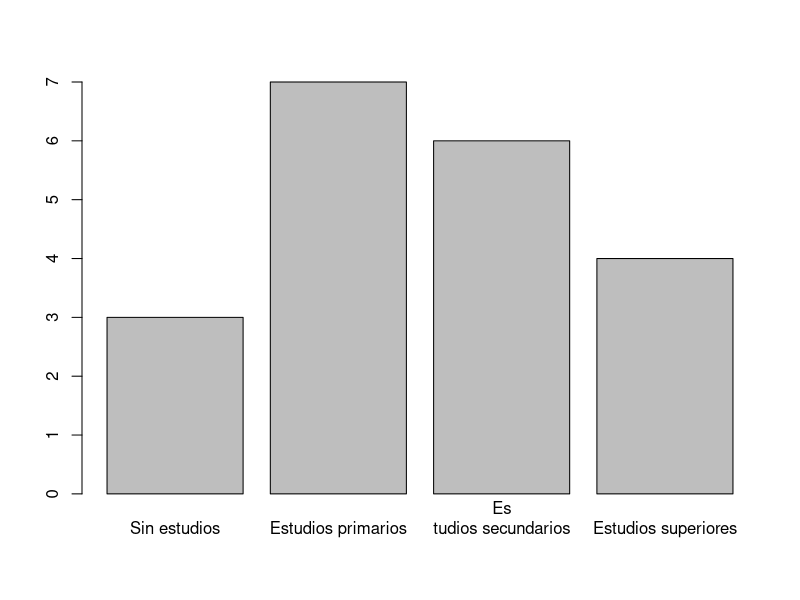
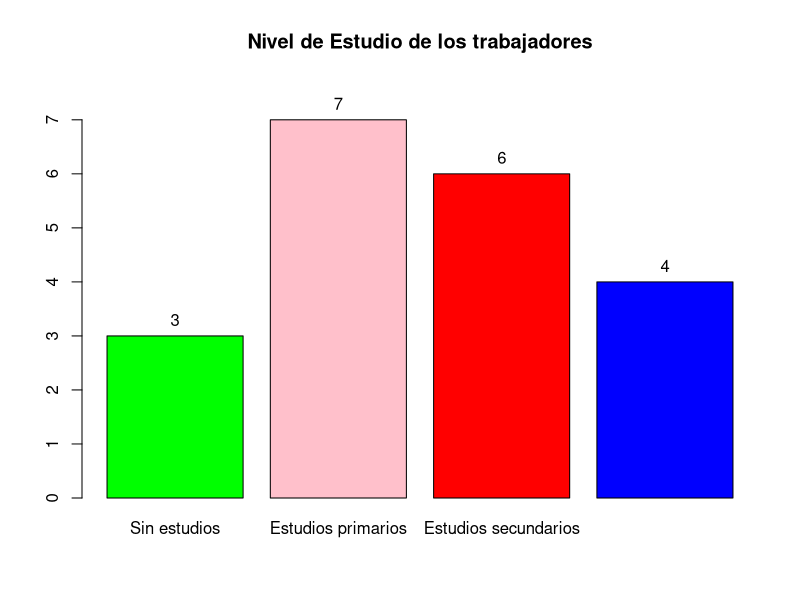
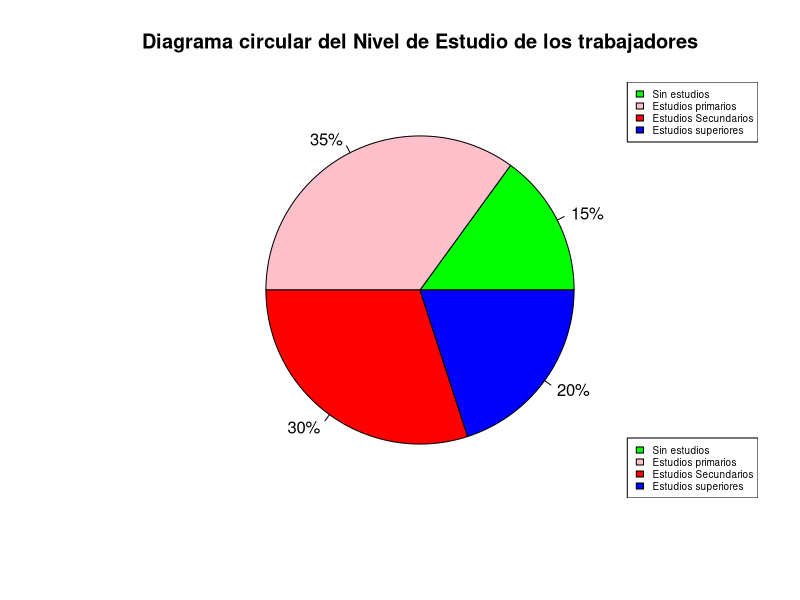

The R source for these figures, in order:
x <- c(1,1,4,3,3,3,2,2,4,2,2,1,4,2,3,2,3,4,2,3) # data

y=factor(x,levels=c(1,2,3,4),labels=c("Sin estudios","Estudios primarios", "Es
tudios secundarios", "Estudios superiores"))
head(y) # muestra el panorama de los datos
fi=table(y)
hi = prop.table(fi)
pi= prop.table(fi)*100
tabla = cbind(fi,hi,pi)
tabla
# Grafico de barras
# Frecuencia Absoluta
barplot(fi)
bp=barplot(fi,main = "Nivel de Estudio de los trabajadores",col=c("green","pink","red","blue"), names=c("Sin estudios","Estudios primarios", "Estudios secundarios", "Estudios superiores"),ylim=c(0,max(fi)*1.1))
text(x=bp, y=fi, labels=fi, pos=3)
# Frecuencia relativa Percentual
porcentaje<-c(15,35,30,20)
etiqueta<-c(paste(porcentaje,"%",sep=""))
colores<-c("green","pink","red","blue")
pie(porcentaje,labels=etiqueta,cloCkwise=TRUE,col=c("green","pink","red","blue"), main = "Diagrama circular del Nivel de Estudio de los trabajadores")
legend("bottomright",c("Sin estudios", "Estudios primarios", "Estudios Secundarios", "Estudios superiores"), cex=0.6,fill=colores)
#puede moverse de ubicación la leyenda
legend("topright",c("Sin estudios", "Estudios primarios", "Estudios Secundarios", "Estudios superiores"), cex=0.6,fill=colores)
